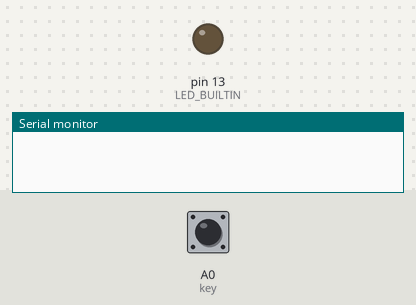
Simulated run of this sketch. Board: Arduino Uno, built with avr-gcc and run on an emulated ATmega328P. Shown: output pins drawn as LEDs (lit = HIGH), the last lines printed to the serial monitor. Inputs (shaded band) come from the test bench; at power-on: A0 (key) HIGH. Random numbers use the default seed unless the sketch sets one.

Above: at 1.3 s.
1.4 s: A0 (key) pulled LOW for 0.15 s
3.0 s: A0 (key) pulled LOW for 1 s
At 4.1 s:
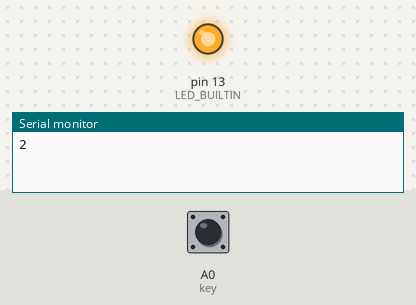
Timing chart, 0 to 12.6 s (numbered marks = the images above; inputs shaded):
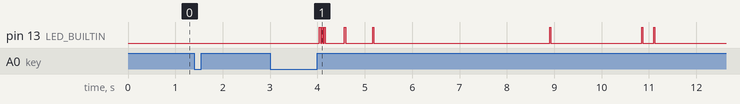

The sketch:

touch_11p_random.ino
```cpp
#include <SCoop.h>       //Arduino多线程库

#define J1 11   //控制点击数字1的引脚,板子上的J1点击头，定义为arduino nano小板子上的D11引脚
#define J2 2    //控制点击数字2的引脚,板子上的J2点击头，定义为arduino nano小板子上的D2引脚
#define J3 3    //控制点击数字3的引脚,板子上的J3点击头，定义为arduino nano小板子上的D3引脚
#define J4 4    //控制点击数字4的引脚,板子上的J4点击头，定义为arduino nano小板子上的D4引脚
#define J5 5    //控制点击数字5的引脚,板子上的J5点击头，定义为arduino nano小板子上的D5引脚
#define J6 6    //控制点击数字6的引脚,板子上的J6点击头，定义为arduino nano小板子上的D6引脚
#define J7 7    //控制点击数字7的引脚,板子上的J7点击头，定义为arduino nano小板子上的D7引脚
#define J8 8    //控制点击数字8的引脚,板子上的J8点击头，定义为arduino nano小板子上的D8引脚
#define J9 9    //控制点击数字9的引脚,板子上的J9点击头，定义为arduino nano小板子上的D9引脚
#define J10 10  //控制点击数字0的引脚,板子上的J10点击头，定义为arduino nano小板子上的D10引脚
#define Jok 12  //控制点击输入密码完成后的确定的引脚,板子上的Jok点击头，定义为arduino nano小板子上的D12引脚

#define key   A0


#define touchTime   25    //点击屏的时间


#define delayTimeMin   1000     //两次点击的间隔最短时间，1,单位为秒

#define delayTimeMax   20000    //两次点击的间隔最长时间，20,单位为秒

const int pinkeys[11] = {J1,J2,J3,J4,J5,J6,J7,J8,J9,J10,Jok}; //要点击的引脚和排号对应关系

unsigned long pinRD[11] = {0,0,0,0,0,0,0,0,0,0,0};   //所有引脚的下次点击延时时间

int nextPinTouch = 0;      //下次点击延时最短的引脚ID,


bool isStart = true;       //是否开启点击,默认上电即开启,当按下按键时关闭点击，再按下时启动点击
bool isTouchNow = false;


void touchOnePin(int pinNum)
{
  if(isStart){
      isTouchNow = true;
      digitalWrite(pinNum,LOW);
      digitalWrite(LED_BUILTIN,HIGH);
      //按下延时时间,可在touchTime那里修改，程序原始设置是20ms
      delay(touchTime);
      digitalWrite(pinNum,HIGH);
      digitalWrite(LED_BUILTIN,LOW);
      Serial.println(pinNum);
      Serial.flush();
      delay(touchTime);
      isTouchNow = false;

  }else{
    //j10,j1,j2,j3,j4,j5,j6,j7,j8,j9,jJok依次不点击
    digitalWrite(J10,HIGH);
    digitalWrite(J1,HIGH);
    digitalWrite(J2,HIGH);
    digitalWrite(J3,HIGH);
    digitalWrite(J4,HIGH);
    digitalWrite(J5,HIGH);
    digitalWrite(J6,HIGH);
    digitalWrite(J7,HIGH);
    digitalWrite(J8,HIGH);
    digitalWrite(J9,HIGH);
    digitalWrite(Jok,HIGH);
    //不点击的时间,可在delayTime那里修改，程序原始设置是25ms
  }
}

int findMinDelayTouchPin()
{
  unsigned long minDelay = pinRD[0];
  int tmptouch = 0;
  for(int i = 0;i < 11;i++)
  {
    if(minDelay > pinRD[i]){
      tmptouch = i;
      minDelay = pinRD[i];
    }
  }
  return tmptouch;
}

int initAllFirstDelayTime()
{
  unsigned long nowtime=millis();  //系统开始运行的时间;
  for(int i = 0;i < 11;i++)
  {
      pinRD[i] = nowtime + random(delayTimeMin,delayTimeMax);
  }
}
int updateNowTouch(int pinID)
{
  unsigned long nowtime=millis();  //系统开始运行的时间;
  pinRD[pinID] =  nowtime + random(delayTimeMin,delayTimeMax);
}

 defineTaskLoop(Task1)
 {
  if(isStart){
    if(!isTouchNow){
        unsigned long nowtime=millis();  //系统开始运行的时间;
         for(int i = 0;i < 11;i++)
         {
            if(nowtime >= pinRD[i]){
              updateNowTouch(i);
              touchOnePin(pinkeys[i]);
            }
         }
      }
  }else{
    //j10,j1,j2,j3,j4,j5,j6,j7,j8,j9,jJok依次按下
    digitalWrite(J10,LOW);
    digitalWrite(J1,LOW);
    digitalWrite(J2,LOW);
    digitalWrite(J3,LOW);
    digitalWrite(J4,LOW);
    digitalWrite(J5,LOW);
    digitalWrite(J6,LOW);
    digitalWrite(J7,LOW);
    digitalWrite(J8,LOW);
    digitalWrite(J9,LOW);
    digitalWrite(Jok,LOW);
    //按下延时时间,可在touchTime那里修改，程序原始设置是20ms
    delay(touchTime);
    //j10,j1,j2,j3,j4,j5,j6,j7,j8,j9,jJok依次不点击
    digitalWrite(J10,HIGH);
    digitalWrite(J1,HIGH);
    digitalWrite(J2,HIGH);
    digitalWrite(J3,HIGH);
    digitalWrite(J4,HIGH);
    digitalWrite(J5,HIGH);
    digitalWrite(J6,HIGH);
    digitalWrite(J7,HIGH);
    digitalWrite(J8,HIGH);
    digitalWrite(J9,HIGH);
    digitalWrite(Jok,HIGH);
    //不点击的时间,可在delayTime那里修改，程序原始设置是25ms
    delay(touchTime);
  }

 }


//快速定义，按键检测进程,这个功能是一开始就开启每秒点22次，按一下功能键后就停止点击了，再按一下又会开启点击
 defineTaskLoop(Task0)
 {
   int keyType = digitalRead(key);
  if(!keyType){
    isStart = !isStart;       //按键被按了一次
    delay(1000);              //按键消抖延时1秒
  }
 }


//
//Arduino开机或者复位后只运行一次的初始化函数setup()
void setup() {
  pinMode(key,INPUT);
  randomSeed(analogRead(A5));
  delay(100);
  //设置所有点击控制引脚为功能输出
  pinMode(LED_BUILTIN, OUTPUT);   //设置板子上的控制LED的引脚为输出高低电平的功能，引脚输出高电平时板子上的LED灯会亮
  delay(1);
  Serial.begin(115200);

  delay(1);
  nextPinTouch = initAllFirstDelayTime();
  delay(1);
  mySCoop.start();
}

//Arduino程序主循环loop()函数部分
void loop() {
  yield();
}
```

Measured:
- after the input at 1.4 s, every drawn part: stays the same
